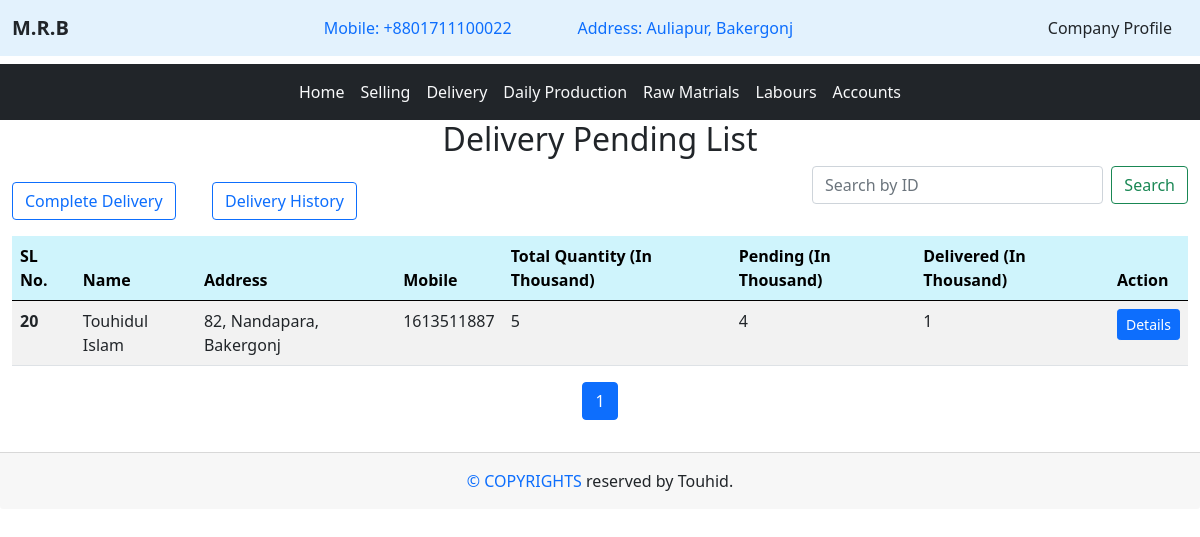
Page /delivery/ (signed in) on the committed database.
### home/models.py (models this page shows, shortened)
class Company(models.Model):
    cname = models.TextField(max_length=20)
    cmobile = models.TextField(max_length=14)
    caddress = models.TextField(max_length=100)

### delivery/models.py (models this page shows, shortened)
class Delivery(models.Model):
    selling_id = models.IntegerField()
    customer_name = models.CharField(max_length=50)
    customer_address = models.CharField(max_length=200)
    customer_mobile = models.IntegerField()
    product_quantity = models.IntegerField()
    pending_delivery = models.IntegerField(default = 0)
    delivered = models.IntegerField(default = 0)

### delivery/views.py (the view)
# urls.py: path('delivery/', include('delivery.urls')),
@login_required
def delivery(request):
    cprofile = get_object_or_404(Company, id=1)
    queryset_param = request.GET.get('queryset')
    if queryset_param:
        ids_list = queryset_param.split(',')
        delivery_data = Delivery.objects.filter(id__in=ids_list)
    else:
        delivery_data = Delivery.objects.filter(pending_delivery__gt=0)
    paginator = Paginator(delivery_data, 10)  # Number of items per page
    page_number = request.GET.get('page')
    try:
        page_data = paginator.page(page_number)
    except PageNotAnInteger:
        page_data = paginator.page(1)
    except EmptyPage:
        page_data = paginator.page(paginator.num_pages)
    data = {
        'profile': cprofile,
        'delivery': page_data
    }
    return render(request, 'delivery/delivery.html', data)

### Templates/delivery/delivery.html (shortened to what this page needs)
{% extends "base.html" %}
{% block content %}
<div class="container-fluid">
    <h2 class="text-center">Delivery Pending List</h2>
    <div class="row">
        <div class="col-md-2">
            <a href="{% url 'delivery_done' %}" class="btn btn-outline-primary mt-3 mb-3">Complete Delivery</a>
        </div>
        <div class="col-md-2">
            <a href="{% url 'delivery_report' %}" class="btn btn-outline-primary mt-3 mb-3">Delivery History</a>
        </div>
        <div class="col-md-2"></div>
        <div class="col-md-2"></div>
        <div class="col-md-4">
            <form class="d-flex" role="search" method="GET" action="{% url 'delivery_search' %}">
                <input class="form-control me-2" type="text" placeholder="Search by ID" name="search_id" aria-label="Search">
                <button class="btn btn-outline-success" type="submit">Search</button>
            </form>
        </div>
    </div>
    <table class="table table-striped">
        <thead>
            <tr class="table-info">
                <th scope="col">SL No.</th>
                <th scope="col">Name</th>
                <th scope="col">Address</th>
                <th scope="col">Mobile</th>
                <th scope="col">Total Quantity (In Thousand)</th>
                <th scope="col">Pending (In Thousand)</th>
                <th scope="col">Delivered (In Thousand)</th>
                <th scope="col">Action</th>
            </tr>
        </thead>
        <tbody>
            {% for i in delivery %}
            <tr>
                <th scope="row">{{i.selling_id}}</th>
                <td>{{i.customer_name}}</td>
                <td>{{i.customer_address}}</td>
                <td>{{i.customer_mobile}}</td>
                <td>{{i.product_quantity}}</td>
                <td>{{i.pending_delivery}}</td>
                <td>{{i.delivered}}</td>
                <td><a href="{% url 'delivery_details' i.id %}" class="btn btn-primary btn-sm">Details</a></td>
            </tr>
            {% endfor %}
        </tbody>
    </table>
    <div class="pagination justify-content-center">
        <ul class="pagination">
            {% for num in delivery.paginator.page_range %}
                <li class="page-item {% if num == delivery.number %}active{% endif %}">
                    <a href="?page={{ num }}" class="page-link">{{ num }}</a>
                </li>
            {% endfor %}
        </ul>
    </div>
</div>
{% endblock content %}

### Templates/base.html (shortened to what this page needs)
<!DOCTYPE html>
{% load static %}
<html lang="en">
<head>
    <link rel="stylesheet" href="{% static 'bootstrap/css/bootstrap.min.css' %}">
</head>
<body>
    <header>
        <nav class="navbar navbar-expand-lg" style="background-color: #e3f2fd;">
            <div class="container-fluid">
                <a class="navbar-brand text-dark" href="{% url "home" %}"><b>{{ profile.cname }}</b></a>
                <div class="collapse navbar-collapse" id="navbarSupportedContent">
                    <ul class="navbar-nav m-auto mb-2 mb-lg-0">
                        <li class="nav-item">
                            <a class="nav-link" aria-current="page" href="#">Mobile: {{ profile.cmobile }}</a>
                        </li>
                        <li class="nav-item" style="margin-left: 50px;">
                            <a class="nav-link" aria-current="page" href="#">Address: {{ profile.caddress }}</a>
                        </li>
                    </ul>
                    <div class="d-flex" role="search">
                        <a href="{% url 'company' %}" class="nav-link text-dark">Company Profile</a>
                    </div>
                </div>
            </div>
        </nav>
    </header>
    <div class="mt-2">
        <nav class="navbar navbar-expand-lg bg-dark">
            <div class="container-fluid">
                <div class="collapse navbar-collapse" id="navbarSupportedContent">
                    <ul class="navbar-nav m-auto mb-2 mb-lg-0">
                        <li class="nav-item">
                            <a class="nav-link active text-light" aria-current="page" href="{% url 'home' %}">Home</a>
                        </li>
                        <li class="nav-item">
                            <a class="nav-link active text-light" aria-current="page" href="{% url 'selling' %}">Selling</a>
                        </li>
                        <li class="nav-item">
                            <a class="nav-link active text-light" aria-current="page" href="{% url 'delivery' %}">Delivery</a>
                        </li>
                        <li class="nav-item">
                            <a class="nav-link active text-light" aria-current="page" href="{% url 'production' %}">Daily Production</a>
                        </li>
                        <li class="nav-item">
                            <a class="nav-link active text-light" aria-current="page" href="{% url 'raw_materials' %}">Raw Matrials</a>
                        </li>
                        <li class="nav-item">
                            <a class="nav-link active text-light" aria-current="page" href="{% url 'labours' %}">Labours</a>
                        </li>
                        <li class="nav-item">
                            <a class="nav-link active text-light" aria-current="page" href="{% url 'accounts' %}">Accounts</a>
                        </li>
                    </ul>
                </div>
            </div>
        </nav>
    </div>
    {% block content %}
    {% endblock content %}
    <footer>
        <div class="card-footer text-center p-3 mt-3">
            <span class="text-primary"><span>&#169</span> COPYRIGHTS</span> reserved by Touhid.
        </div>
    </footer>
</body>
</html>

### rows in the picture
Company: cname "M.R.B", cmobile "+8801711100022", caddress "Auliapur, Bakergonj"
Delivery: selling_id "20", customer_name "Touhidul Islam", customer_address "82, Nandapara, Bakergonj", customer_mobile "1613511887", product_quantity "5", pending_delivery "4", delivered "1"

### other values in the picture
{{ num }} "1"
